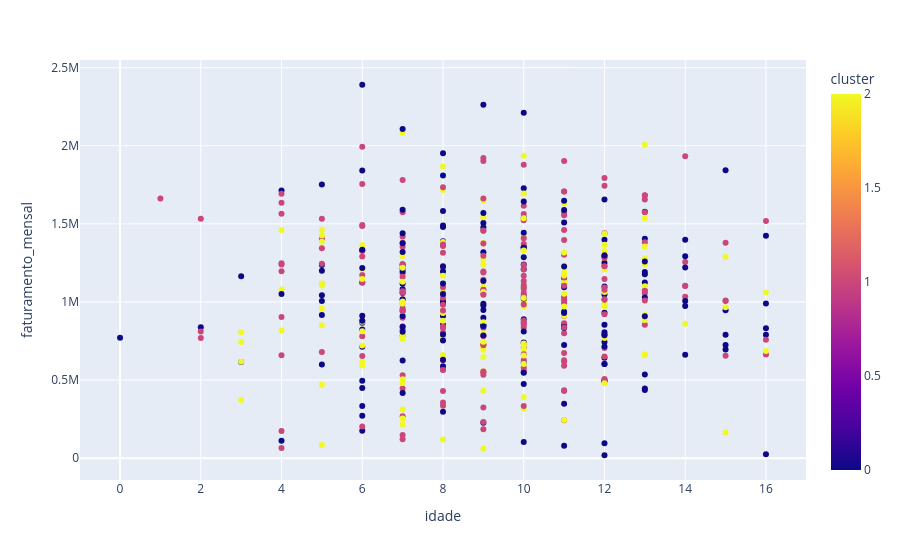

This figure's notebook cell:
### Markdown cell above
# Visualizar Resultados

### Code cell
# Cruzar idade e faturamento mensal por cluster
px.scatter(df_clientes, x='idade', y='faturamento_mensal', color='cluster' )

### Figure 1 — Plotly figure (JSON) as saved in the notebook; plotly's stock layout.template omitted (floating-point values rounded to 4 significant figures; data arrays with more than 128 entries replaced by an {"elided": "..."} marker saying what was removed)
{"data": [{"hovertemplate": "idade=%{x}<br>faturamento_mensal=%{y}<br>cluster=%{marker.color}<extra></extra>", "legendgroup": "", "marker": {"color": {"elided": "500 int values"}, "coloraxis": "coloraxis", "symbol": "circle"}, "mode": "markers", "name": "", "orientation": "v", "showlegend": false, "type": "scatter", "x": {"elided": "500 int values"}, "xaxis": "x", "y": {"elided": "500 float values"}, "yaxis": "y"}], "layout": {"coloraxis": {"colorbar": {"title": {"text": "cluster"}}, "colorscale": [[0, "#0d0887"], [0.1111, "#46039f"], [0.2222, "#7201a8"], [0.3333, "#9c179e"], [0.4444, "#bd3786"], [0.5556, "#d8576b"], [0.6667, "#ed7953"], [0.7778, "#fb9f3a"], [0.8889, "#fdca26"], [1, "#f0f921"]]}, "legend": {"tracegroupgap": 0}, "margin": {"t": 60}, "xaxis": {"anchor": "y", "domain": [0, 1], "title": {"text": "idade"}}, "yaxis": {"anchor": "x", "domain": [0, 1], "title": {"text": "faturamento_mensal"}}}}
